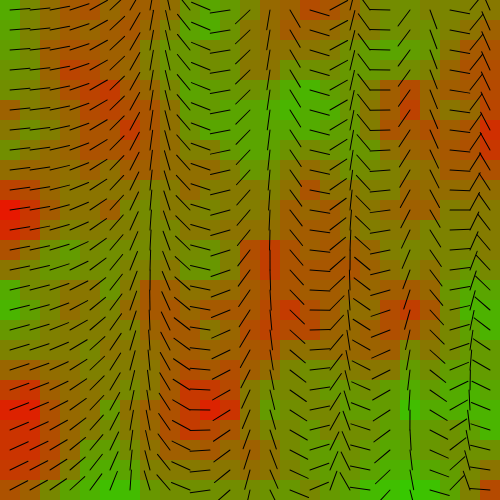
Frame 1 (no input)
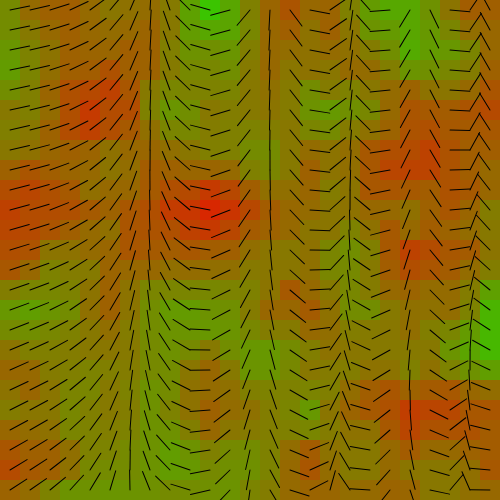
Frame 60 (no input)
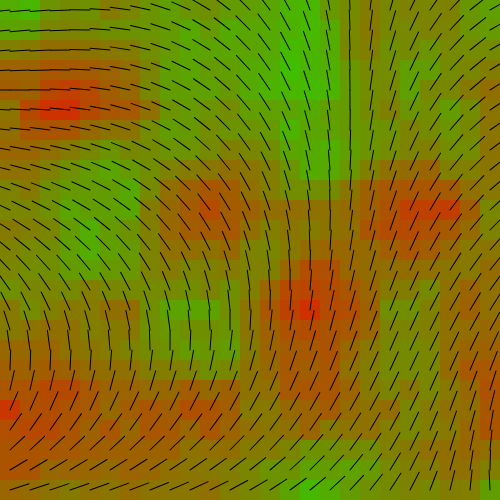
Frame 120 (the mouse pressed at the canvas centre since frame 60)

The p5.js sketch that drew these frames (run headless with seeded random() and noise() and a simulated clock; from frame 60 on, the mouse is pressed at the canvas centre):

// p5.js sketch
// ── sketch.js
var stepSize = 20;

function setup() {
  createCanvas(500, 500);
}
///////////////////////////////////////////////////////////////////////
function draw() {
  background(125);

  colorGrid();
  compassGrid();
}
///////////////////////////////////////////////////////////////////////
function colorGrid() {
  // your code here

  for (var x = 0; x < width; x += stepSize) {
    for (var y = 0; y < height; y += stepSize) {
      // fill(255);
      // stroke(0);
      const n = noise(
        x / 100 + mouseX,
        y / 100 + mouseX,
        frameCount / 100 + mouseX
      );
      const c = lerpColor(color(255, 0, 0), color(0, 255, 0), n);
      // stroke(c);
      fill(c);
      noStroke();
      // fill(255);

      rect(x, y, stepSize, stepSize);
    }
  }
}
///////////////////////////////////////////////////////////////////////
function compassGrid() {
  // your code here
  for (var x = 0; x < width; x += stepSize) {
    for (var y = 0; y < height; y += stepSize) {
      push();
      translate(x + stepSize / 2, y + stepSize / 2);
      
     
      const n = noise(
        x / 10000 + mouseX,
        y / 10000 + mouseX,
        frameCount / 10000 + mouseX
      );

      const angle = map(n, 0, 1, 0, 720);
      rotate(angle);
      stroke(0);
      line(0, 0, 0, stepSize);
      pop();
    }
  }
}
